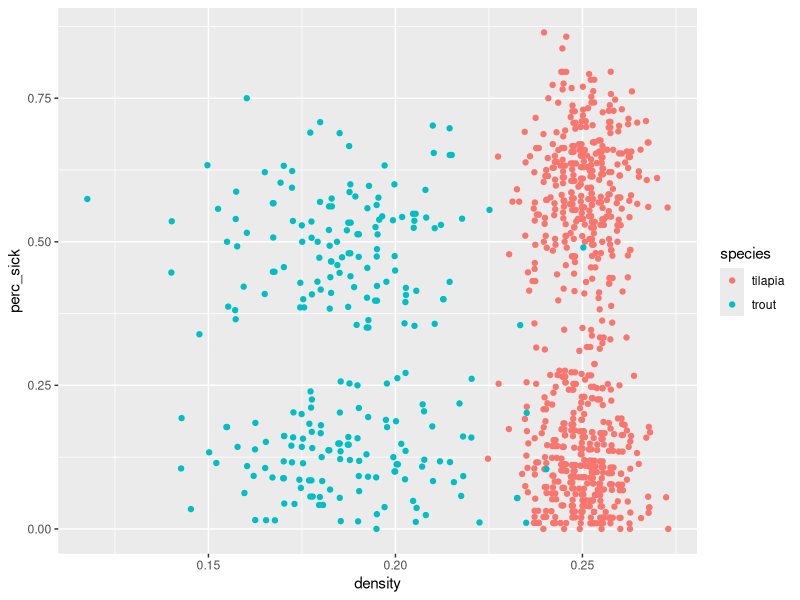
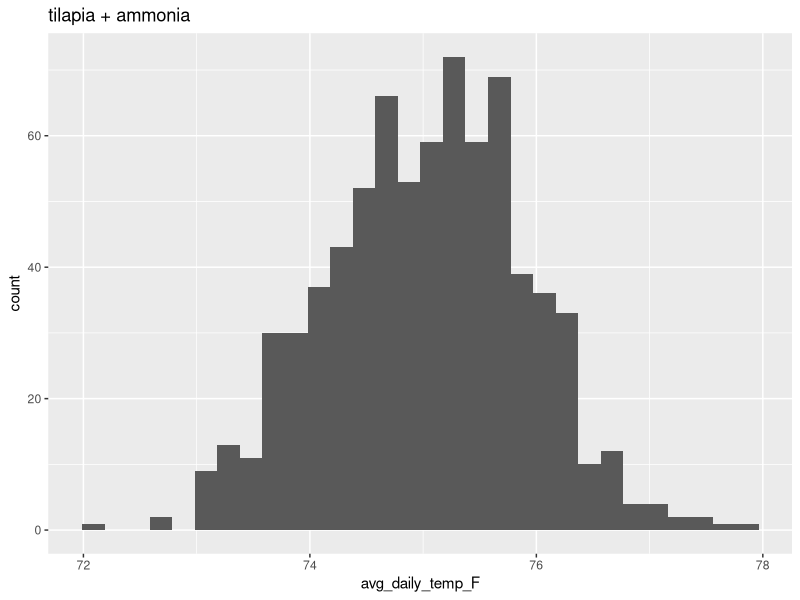
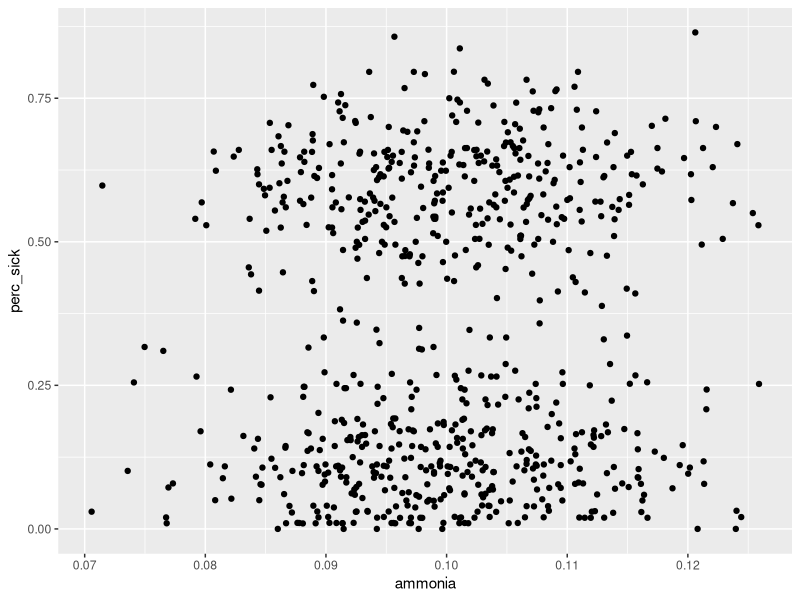

R code for these plots, in order:
## ---- chunk 1
# load the tidyverse
library(tidyverse)
# read in the data, sick-fish.csv
sick <- read_csv("sick-fish.csv")
# look at the data
glimpse(sick)
## ---- chunk 2
sick <- sick %>% mutate(density = num_fish / tank_volume)

sick <- sick %>% mutate(perc_sick = num_sick / num_fish)
## ---- chunk 3

ggplot(data = sick, mapping = aes(density, perc_sick, color = species)) +
  geom_point()

# percentage sick is standardized across all the tank volumes and fish populations, so it puts everything in the same units


## ---- chunk 4
# comment it out
# tilapia and ammonia
## ---- chunk 5
tilapiaOnly <- sick %>% filter(species == "tilapia")
## ---- chunk 6
ggplot(tilapiaOnly, aes(x = avg_daily_temp_F)) +
  geom_histogram() +
  labs(title = "tilapia + ammonia")

# most common is around 75 but it could be different depending on their bin number. The correct answer is the value with the greatest frequency for their histogram. 

## ---- chunk 7
tilapiaOnly %>% summarize(mean(ammonia), sd(ammonia))

## ---- chunk 8
# we want to know if ammonia concentration is related with the percentage of sick fish. I will use a scatterplot. 
## ---- chunk 9
ggplot(data = tilapiaOnly, mapping = aes(x = ammonia, y= perc_sick)) +
  geom_point()
